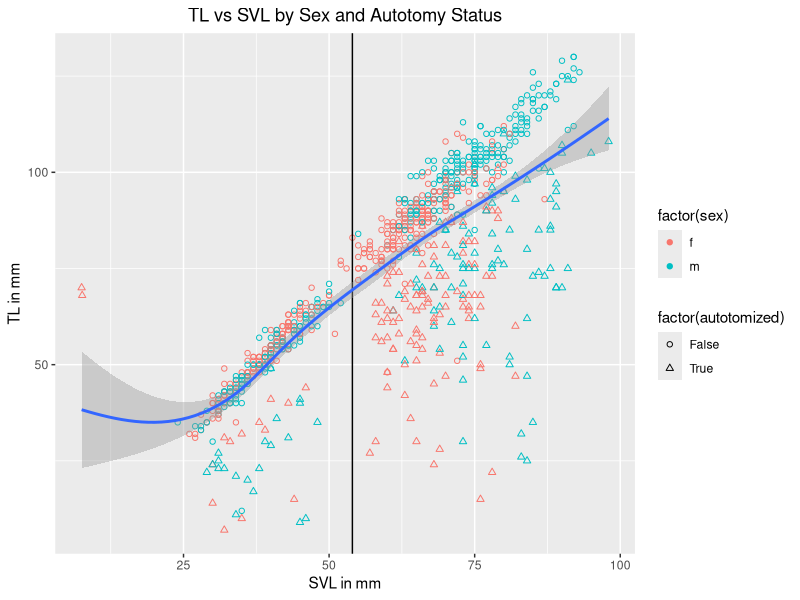
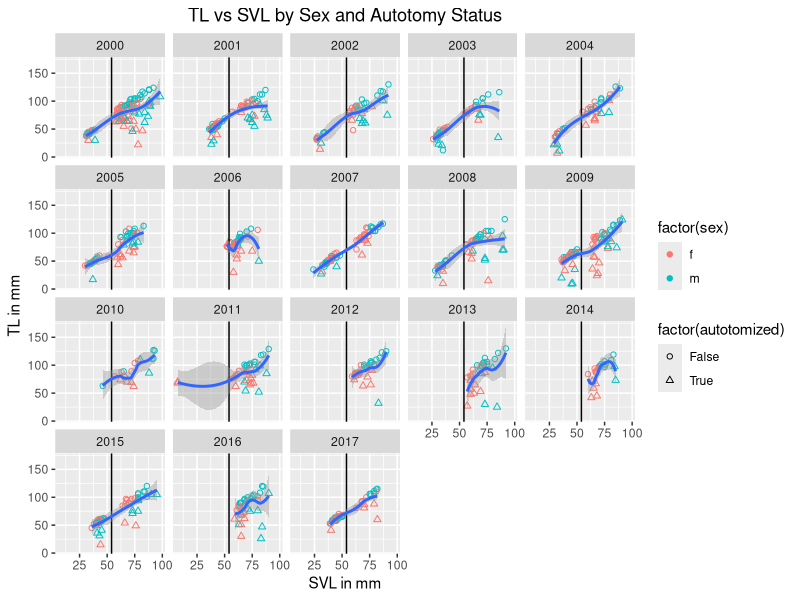
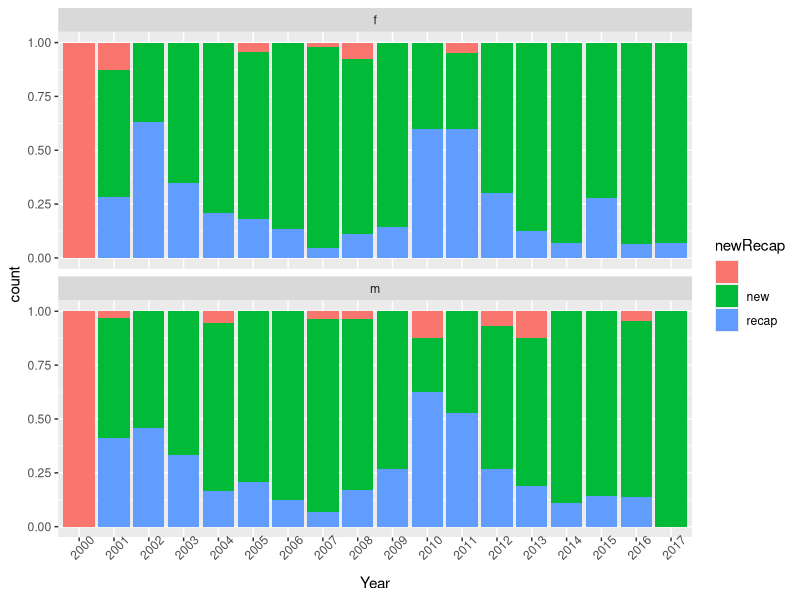
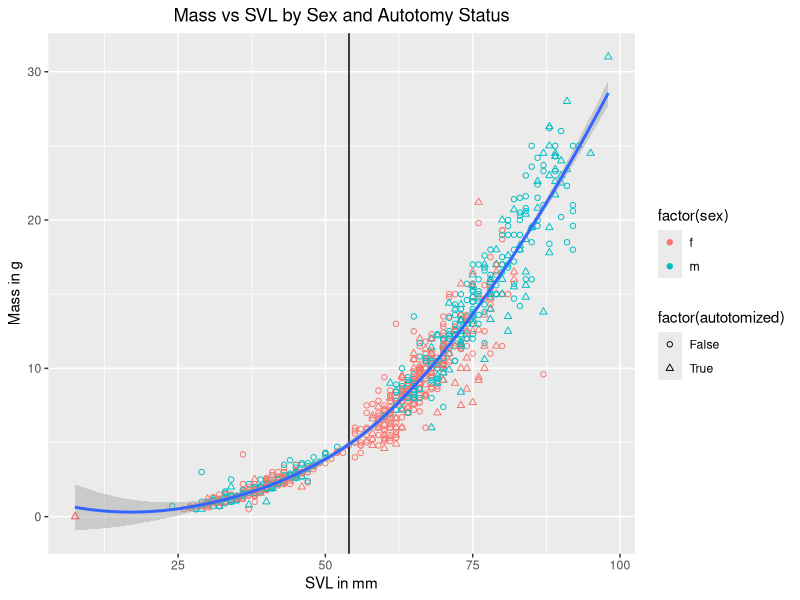
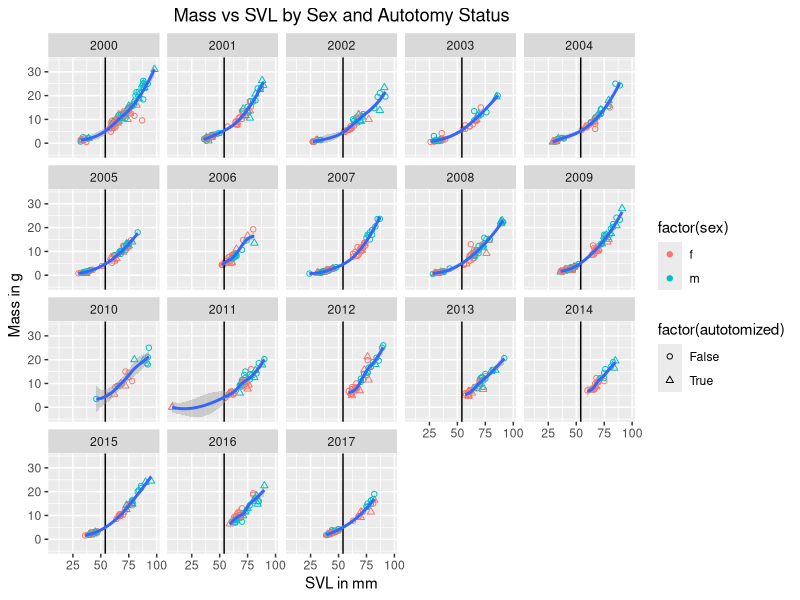
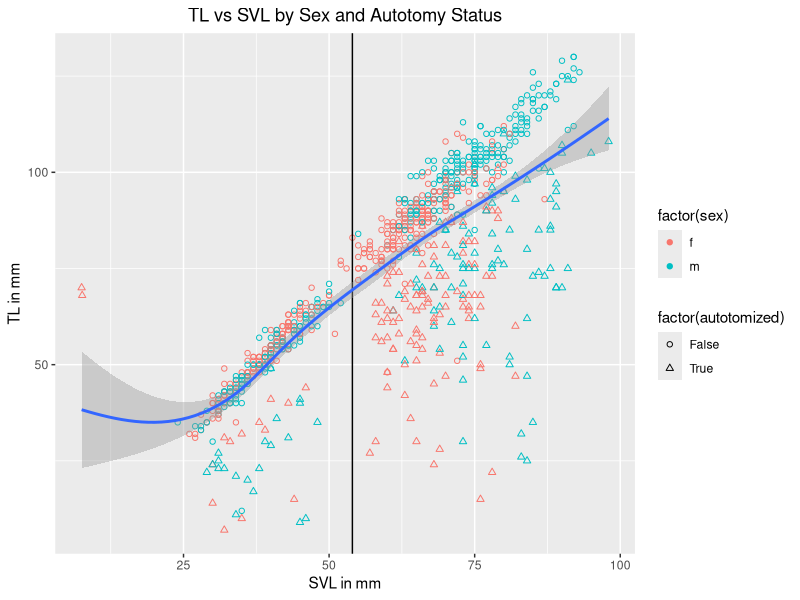
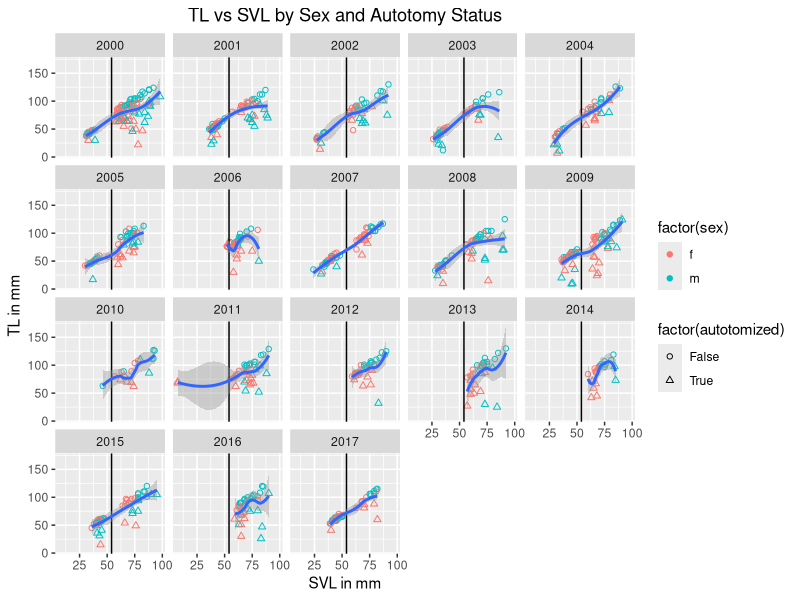
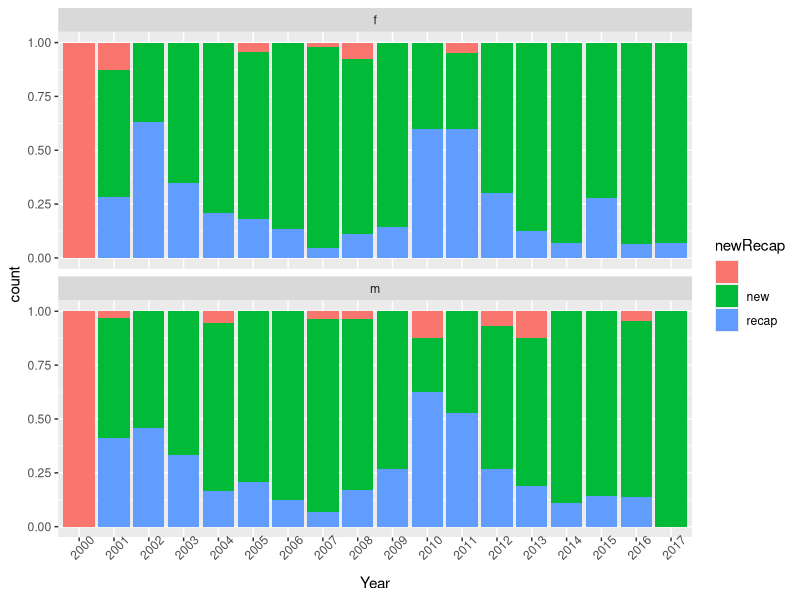

R code for these plots, in order:
## ---- chunk 1
if('ggplot2' %in% installed.packages()){
    print('ggplot2 is already installed.')
    }else{
        install.packages('ggplot2')
    }
## ---- chunk 2
library(ggplot2)
## ---- chunk 3
wd = 'C:/Users/Christopher/Documents/GitHub/tailDemography'
if(getwd()==wd){
    sprintf('You are already in the desired working directory:
            %s.',getwd())
}else{
    setwd('C:/Users/Christopher/Documents/GitHub/tailDemography')
    sprintf('Working directory is now %s',wd)
}
## ---- chunk 4
df = read.csv('Cleaned Sj data.csv')
head(df)
## ---- chunk 5
svlTlall = ggplot(aes(x = svl, y = tl), data = df)
fig_svlTLall = svlTlall + geom_point(aes(color = factor(sex), shape = factor(autotomized))) + scale_shape( solid = FALSE) + ggtitle('TL vs SVL by Sex and Autotomy Status') +ylab('TL in mm') + xlab('SVL in mm')+ geom_vline(xintercept = 54)  + geom_smooth() + theme(plot.title = element_text(hjust = 0.5))
fig_svlTL= fig_svlTLall +facet_wrap(~year)
ggsave('SVLvTLall.png',fig_svlTLall)
ggsave('SVLvTLall.png',fig_svlTL)
print(fig_svlTLall)
print(fig_svlTL)
## ---- chunk 6
# need to show y labels
recapSexYr = ggplot(aes(x = factor(year),  fill= newRecap), data = df)
fig_recapSexYr = recapSexYr + geom_bar(aes(fill = newRecap), position = 'fill') + theme(axis.text.x = element_text(angle = 45)) + xlab("Year") + facet_wrap(~sex,nrow = 2)
ggsave('recapSexYr.png',fig_recapSexYr)
print(fig_recapSexYr)
## ---- chunk 7
svlMassYearall = ggplot(aes(x = svl, y = mass), data = df)
fig_svlMassYearall = svlMassYearall + geom_point(aes(color = factor(sex), shape = factor(autotomized))) + scale_shape( solid = FALSE) + ggtitle('Mass vs SVL by Sex and Autotomy Status') +ylab('Mass in g') + xlab('SVL in mm')+ geom_vline(xintercept = 54)  + geom_smooth() + theme(plot.title = element_text(hjust = 0.5))
fig_svlMassYear= fig_svlMassYearall +facet_wrap(~year)
ggsave('svlMassYearall.png',fig_svlMassYearall)
ggsave('svlMassYearall.png',fig_svlMassYear)
print(fig_svlMassYearall)
print(fig_svlMassYear)
